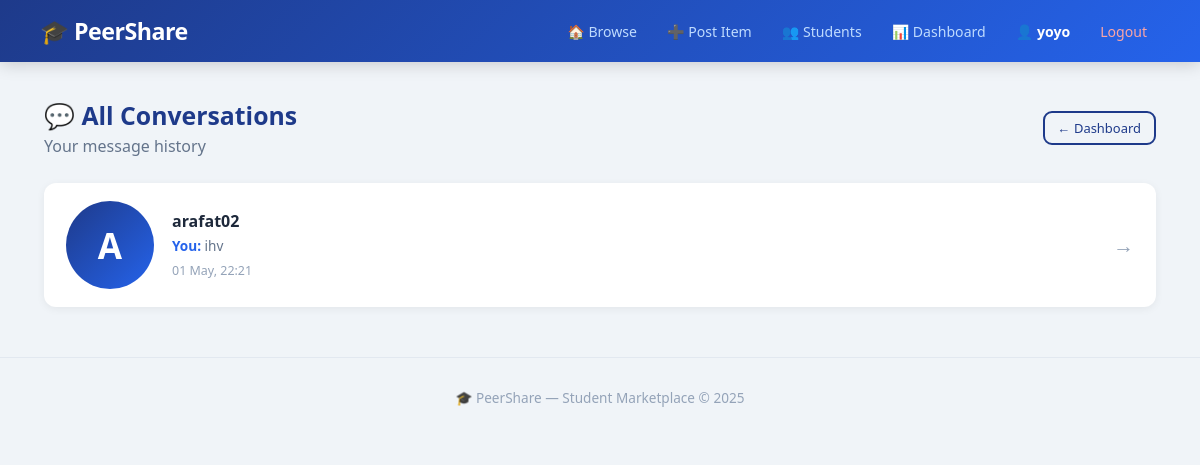
The page /dashboard/chats/ (signed in) on the database its author committed.
### accounts/models.py (models this page shows, shortened)
class CustomUser(AbstractUser):
    university_email = models.EmailField(
        unique=True, blank=True, default=''
    )
    is_verified = models.BooleanField(default=False)

### marketplace/models.py (models this page shows, shortened)
class ChatMessage(models.Model):
    sender    = models.ForeignKey(
                  settings.AUTH_USER_MODEL,
                  on_delete=models.CASCADE,
                  related_name='sent_messages'
                )
    receiver  = models.ForeignKey(
                  settings.AUTH_USER_MODEL,
                  on_delete=models.CASCADE,
                  related_name='received_messages'
                )
    message   = models.TextField()
    timestamp = models.DateTimeField(auto_now_add=True)
    class Meta:
        ordering = ['timestamp']

### dashboard/views.py (the view)
# urls.py: path('chats/',     views.dashboard_chats,      name='dashboard_chats'),
@login_required
def dashboard_chats(request):
    sent = ChatMessage.objects.filter(
        sender=request.user
    ).values_list('receiver', flat=True)
    received = ChatMessage.objects.filter(
        receiver=request.user
    ).values_list('sender', flat=True)
    user_ids = set(list(sent) + list(received))
    chat_users = User.objects.filter(id__in=user_ids)
    conversations = []
    for u in chat_users:
        last_msg = (
                ChatMessage.objects.filter(
                    sender=request.user, receiver=u
                ) |
                ChatMessage.objects.filter(
                    sender=u, receiver=request.user
                )
        ).order_by('timestamp').last()
        conversations.append({
            'user': u,
            'last_msg': last_msg,
        })
    return render(request, 'dashboard/chats.html', {
        'conversations': conversations
    })

### templates/dashboard/chats.html
{% extends 'base.html' %}
{% block content %}
<div class="page-head">
  <div>
    <h2>💬 All Conversations</h2>
    <p>Your message history</p>
  </div>
  <a href="/dashboard/" class="btn outline small">← Dashboard</a>
</div>
{% if conversations %}
<div class="conv-list">
  {% for c in conversations %}
  <a href="/chat/{{ c.user.pk }}/" class="conv-card">
    <div class="avatar-lg-placeholder">
      {{ c.user.username|first|upper }}
    </div>
    <div class="conv-body">
      <h4>{{ c.user.username }}</h4>
      {% if c.last_msg %}
        <p class="conv-preview">
          {% if c.last_msg.sender == request.user %}
            <span class="you-tag">You:</span>
          {% endif %}
          {{ c.last_msg.message|truncatechars:55 }}
        </p>
        <small>{{ c.last_msg.timestamp|date:"d M, H:i" }}</small>
      {% endif %}
    </div>
    <span class="conv-arr">→</span>
  </a>
  {% endfor %}
</div>
{% else %}
<div class="empty-state">
  <div class="empty-icon">💬</div>
  <p>No conversations yet.</p>
  <a href="/user/all/" class="btn">Find Students →</a>
</div>
{% endif %}
{% endblock %}

### templates/base.html (shortened to what this page needs)
<!DOCTYPE html>
<html lang="en">
<head>
  {% load static %}
  <link rel="stylesheet" href="{% static 'css/style.css' %}">
</head>
<body>
<nav class="navbar">
  <a href="/" class="logo">🎓 PeerShare</a>
  <div class="nav-links">
    {% if user.is_authenticated %}
      <a href="/">🏠 Browse</a>
      <a href="/add/">➕ Post Item</a>
      <a href="/user/all/">👥 Students</a>
      <a href="/dashboard/">📊 Dashboard</a>
      <a href="/user/profile/" class="nav-profile">
        👤 {{ user.username }}
      </a>
      <a href="/login/logout/" class="nav-logout">Logout</a>
    {% else %}
      <a href="/login/">Login</a>
      <a href="/login/register/" class="nav-register">Register</a>
    {% endif %}
  </div>
</nav>
<div class="container">
  {% block content %}{% endblock %}
</div>
<footer class="footer">
  <p>🎓 PeerShare — Student Marketplace &copy; 2025</p>
</footer>
</body>
</html>

### static/css/style.css (style rules this page uses)
*, *::before, *::after { box-sizing: border-box; margin: 0; padding: 0; }
body { font-family: 'Segoe UI', Tahoma, Geneva, Verdana, sans-serif; background: #f0f4f8; color: #1e293b; min-height: 100vh; }
a { color: inherit; text-decoration: none; }
.navbar { background: linear-gradient(135deg, #1e3a8a 0%, #2563eb 100%); padding: 0 40px; height: 62px; display: flex; align-items: center; justify-content: space-between; position: sticky; top: 0; z-index: 999; box-shadow: 0 2px 16px rgba(0,0,0,0.18); }
.logo { color: #fff; font-size: 1.45rem; font-weight: 800; letter-spacing: -0.5px; }
.nav-links { display: flex; align-items: center; gap: 4px; }
.nav-links a { color: #bfdbfe; padding: 7px 13px; border-radius: 8px; font-size: 0.88rem; transition: background 0.2s, color 0.2s; }
.nav-profile { color: #fff !important; font-weight: 600; }
.nav-logout { color: #fca5a5 !important; }
.container { max-width: 1160px; margin: 36px auto; padding: 0 24px; }
.btn { display: inline-block; background: #1e3a8a; color: #fff; padding: 10px 20px; border-radius: 9px; border: none; cursor: pointer; font-size: 0.9rem; font-weight: 500; transition: background 0.2s, transform 0.15s; text-decoration: none; white-space: nowrap; }
.btn.small { padding: 6px 13px; font-size: 0.81rem; }
.btn.outline { background: transparent; border: 2px solid #1e3a8a; color: #1e3a8a; }
.page-head { display: flex; align-items: center; gap: 20px; margin-bottom: 26px; flex-wrap: wrap; }
.page-head h2 { font-size: 1.55rem; color: #1e3a8a; }
.page-head p { color: #64748b; margin-top: 3px; }
.page-head > div { flex: 1; }
.conv-list { display: flex; flex-direction: column; gap: 14px; }
.conv-card { display: flex; align-items: center; gap: 18px; background: #fff; border-radius: 12px; padding: 18px 22px; box-shadow: 0 2px 8px rgba(0,0,0,0.06); transition: transform 0.2s; text-decoration: none; color: inherit; }
.conv-body { flex: 1; }
.conv-body h4 { margin-bottom: 4px; }
.conv-preview { font-size: 0.85rem; color: #64748b; margin-bottom: 3px; }
.conv-body small { color: #94a3b8; font-size: 0.78rem; }
.conv-arr { color: #94a3b8; font-size: 1.3rem; }
.you-tag { color: #2563eb; font-weight: 600; }
.avatar-lg-placeholder { width: 88px; height: 88px; border-radius: 50%; background: linear-gradient(135deg,#1e3a8a,#2563eb); color: #fff; font-size: 2.2rem; font-weight: 800; display: flex; align-items: center; justify-content: center; flex-shrink: 0; }
.footer { text-align: center; padding: 30px; color: #94a3b8; font-size: 0.85rem; margin-top: 50px; border-top: 1px solid #e2e8f0; }

### rows shown on the page
CustomUser: username "yoyo"
CustomUser: user.username|first "A", user.username "arafat02", last_msg.message "ihv", last_msg.timestamp "01 May, 22:21"
